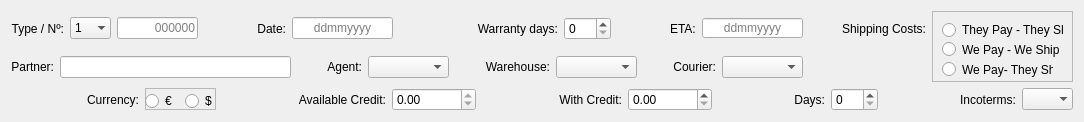
  <widget class="QWidget" name="layoutWidget">
   <property name="geometry">
    <rect>
     <x>61</x>
     <y>63</y>
     <width>1084</width>
     <height>104</height>
    </rect>
   </property>
   <layout class="QGridLayout" name="gridLayout_6">
    <item row="0" column="2">
     <widget class="QLabel" name="label_9">
      <property name="text">
       <string>Shipping Costs:</string>
      </property>
      <property name="alignment">
       <set>Qt::AlignRight|Qt::AlignTrailing|Qt::AlignVCenter</set>
      </property>
     </widget>
    </item>
    <item row="0" column="0">
     <layout class="QGridLayout" name="gridLayout">
      <item row="0" column="3">
       <spacer name="horizontalSpacer">
        <property name="orientation">
         <enum>Qt::Horizontal</enum>
        </property>
        <property name="sizeHint" stdset="0">
         <size>
          <width>50</width>
          <height>22</height>
         </size>
        </property>
       </spacer>
      </item>
      <item row="0" column="7">
       <widget class="QLabel" name="label_16">
        <property name="text">
         <string>Warranty days:</string>
        </property>
        <property name="alignment">
         <set>Qt::AlignRight|Qt::AlignTrailing|Qt::AlignVCenter</set>
        </property>
       </widget>
      </item>
      <item row="0" column="6">
       <spacer name="horizontalSpacer_11">
        <property name="orientation">
         <enum>Qt::Horizontal</enum>
        </property>
        <property name="sizeHint" stdset="0">
         <size>
          <width>78</width>
          <height>20</height>
         </size>
        </property>
       </spacer>
      </item>
      <item row="0" column="5">
       <widget class="QLineEdit" name="date_line_edit">
        <property name="minimumSize">
         <size>
          <width>101</width>
          <height>22</height>
         </size>
        </property>
        <property name="maximumSize">
         <size>
          <width>101</width>
          <height>22</height>
         </size>
        </property>
        <property name="text">
         <string/>
        </property>
        <property name="alignment">
         <set>Qt::AlignCenter</set>
        </property>
        <property name="placeholderText">
         <string>ddmmyyyy</string>
        </property>
       </widget>
      </item>
      <item row="0" column="2">
       <widget class="QLineEdit" name="number_line_edit">
        <property name="minimumSize">
         <size>
          <width>81</width>
          <height>20</height>
         </size>
        </property>
        <property name="maximumSize">
         <size>
          <width>81</width>
          <height>22</height>
         </size>
        </property>
        <property name="layoutDirection">
         <enum>Qt::LeftToRight</enum>
        </property>
        <property name="alignment">
         <set>Qt::AlignRight|Qt::AlignTrailing|Qt::AlignVCenter</set>
        </property>
        <property name="readOnly">
         <bool>true</bool>
        </property>
        <property name="placeholderText">
         <string>000000</string>
        </property>
       </widget>
      </item>
      <item row="0" column="4">
       <widget class="QLabel" name="label_3">
        <property name="text">
         <string>Date:</string>
        </property>
        <property name="alignment">
         <set>Qt::AlignRight|Qt::AlignTrailing|Qt::AlignVCenter</set>
        </property>
       </widget>
      </item>
      <item row="0" column="1">
       <widget class="QComboBox" name="type_combo_box">
        <property name="minimumSize">
         <size>
          <width>41</width>
          <height>22</height>
         </size>
        </property>
        <property name="maximumSize">
         <size>
          <width>41</width>
          <height>22</height>
         </size>
        </property>
        <property name="frame">
         <bool>false</bool>
        </property>
        <item>
         <property name="text">
          <string>1</string>
         </property>
        </item>
        <item>
         <property name="text">
          <string>2</string>
         </property>
        </item>
        <item>
         <property name="text">
          <string>3</string>
         </property>
        </item>
        <item>
         <property name="text">
          <string>4</string>
         </property>
        </item>
        <item>
         <property name="text">
          <string>5</string>
         </property>
        </item>
        <item>
         <property name="text">
          <string>6</string>
         </property>
        </item>
       </widget>
      </item>
      <item row="0" column="11">
       <widget class="QLineEdit" name="eta_line_edit">
        <property name="minimumSize">
         <size>
          <width>101</width>
          <height>20</height>
         </size>
        </property>
        <property name="maximumSize">
         <size>
          <width>101</width>
          <height>20</height>
         </size>
        </property>
        <property name="alignment">
         <set>Qt::AlignCenter</set>
        </property>
        <property name="placeholderText">
         <string>ddmmyyyy</string>
        </property>
       </widget>
      </item>
      <item row="0" column="9">
       <spacer name="horizontalSpacer_12">
        <property name="orientation">
         <enum>Qt::Horizontal</enum>
        </property>
        <property name="sizeHint" stdset="0">
         <size>
          <width>18</width>
          <height>13</height>
         </size>
        </property>
       </spacer>
      </item>
      <item row="0" column="8">
       <widget class="QSpinBox" name="warranty_spinbox">
        <property name="maximum">
         <number>365</number>
        </property>
       </widget>
      </item>
      <item row="0" column="10">
       <widget class="QLabel" name="label_27">
        <property name="text">
         <string>ETA:</string>
        </property>
       </widget>
      </item>
      <item row="0" column="0">
       <widget class="QLabel" name="label_2">
        <property name="layoutDirection">
         <enum>Qt::LeftToRight</enum>
        </property>
        <property name="text">
         <string>Type / Nº:</string>
        </property>
        <property name="alignment">
         <set>Qt::AlignRight|Qt::AlignTrailing|Qt::AlignVCenter</set>
        </property>
       </widget>
      </item>
     </layout>
    </item>
    <item row="0" column="3" rowspan="2">
     <widget class="QFrame" name="frame">
      <property name="minimumSize">
       <size>
        <width>141</width>
        <height>71</height>
       </size>
      </property>
      <property name="maximumSize">
       <size>
        <width>141</width>
        <height>71</height>
       </size>
      </property>
      <property name="frameShape">
       <enum>QFrame::StyledPanel</enum>
      </property>
      <property name="frameShadow">
       <enum>QFrame::Raised</enum>
      </property>
      <widget class="QRadioButton" name="they_pay_they_ship_shipping_radio_button">
       <property name="geometry">
        <rect>
         <x>10</x>
         <y>10</y>
         <width>121</width>
         <height>18</height>
        </rect>
       </property>
       <property name="text">
        <string>They Pay - They Ship</string>
       </property>
      </widget>
      <widget class="QRadioButton" name="we_pay_we_ship_shipping_radio_button">
       <property name="geometry">
        <rect>
         <x>10</x>
         <y>30</y>
         <width>121</width>
         <height>17</height>
        </rect>
       </property>
       <property name="text">
        <string>We Pay - We Ship</string>
       </property>
      </widget>
      <widget class="QRadioButton" name="we_pay_they_ship_shipping_radio_button">
       <property name="geometry">
        <rect>
         <x>10</x>
         <y>50</y>
         <width>111</width>
         <height>17</height>
        </rect>
       </property>
       <property name="text">
        <string>We Pay- They Ship</string>
       </property>
      </widget>
     </widget>
    </item>
    <item row="2" column="0" colspan="4">
     <layout class="QGridLayout" name="gridLayout_3">
      <item row="0" column="9">
       <spacer name="horizontalSpacer_9">
        <property name="orientation">
         <enum>Qt::Horizontal</enum>
        </property>
        <property name="sizeHint" stdset="0">
         <size>
          <width>30</width>
          <height>22</height>
         </size>
        </property>
       </spacer>
      </item>
      <item row="0" column="8">
       <widget class="QDoubleSpinBox" name="with_credit_spinbox">
        <property name="maximum">
         <double>99999999.000000000000000</double>
        </property>
       </widget>
      </item>
      <item row="0" column="12">
       <spacer name="horizontalSpacer_10">
        <property name="orientation">
         <enum>Qt::Horizontal</enum>
        </property>
        <property name="sizeHint" stdset="0">
         <size>
          <width>30</width>
          <height>22</height>
         </size>
        </property>
       </spacer>
      </item>
      <item row="0" column="11">
       <widget class="QSpinBox" name="days_credit_spinbox">
        <property name="maximum">
         <number>999</number>
        </property>
       </widget>
      </item>
      <item row="0" column="10">
       <widget class="QLabel" name="label_14">
        <property name="text">
         <string>Days:</string>
        </property>
        <property name="alignment">
         <set>Qt::AlignRight|Qt::AlignTrailing|Qt::AlignVCenter</set>
        </property>
       </widget>
      </item>
      <item row="0" column="6">
       <spacer name="horizontalSpacer_8">
        <property name="orientation">
         <enum>Qt::Horizontal</enum>
        </property>
        <property name="sizeHint" stdset="0">
         <size>
          <width>30</width>
          <height>22</height>
         </size>
        </property>
       </spacer>
      </item>
      <item row="0" column="13">
       <widget class="QLabel" name="label_11">
        <property name="text">
         <string>Incoterms:</string>
        </property>
        <property name="alignment">
         <set>Qt::AlignRight|Qt::AlignTrailing|Qt::AlignVCenter</set>
        </property>
       </widget>
      </item>
      <item row="0" column="7">
       <widget class="QLabel" name="label_13">
        <property name="text">
         <string>With Credit:</string>
        </property>
        <property name="alignment">
         <set>Qt::AlignRight|Qt::AlignTrailing|Qt::AlignVCenter</set>
        </property>
       </widget>
      </item>
      <item row="0" column="5">
       <widget class="QDoubleSpinBox" name="available_credit_spinbox">
        <property name="readOnly">
         <bool>true</bool>
        </property>
        <property name="decimals">
         <number>2</number>
        </property>
        <property name="maximum">
         <double>99999999.000000000000000</double>
        </property>
       </widget>
      </item>
      <item row="0" column="14">
       <widget class="QComboBox" name="incoterms_combo_box">
        <property name="minimumSize">
         <size>
          <width>51</width>
          <height>22</height>
         </size>
        </property>
        <property name="maximumSize">
         <size>
          <width>51</width>
          <height>22</height>
         </size>
        </property>
        <property name="editable">
         <bool>false</bool>
        </property>
        <property name="iconSize">
         <size>
          <width>16</width>
          <height>16</height>
         </size>
        </property>
        <property name="frame">
         <bool>false</bool>
        </property>
        <item>
         <property name="text">
          <string/>
         </property>
        </item>
        <item>
         <property name="text">
          <string>EXW</string>
         </property>
        </item>
        <item>
         <property name="text">
          <string>FOB</string>
         </property>
        </item>
        <item>
         <property name="text">
          <string>CIF</string>
         </property>
        </item>
        <item>
         <property name="text">
          <string>CIP</string>
         </property>
        </item>
        <item>
         <property name="text">
          <string>DAP</string>
         </property>
        </item>
        <item>
         <property name="text">
          <string>DAT</string>
         </property>
        </item>
       </widget>
      </item>
      <item row="0" column="0">
       <spacer name="horizontalSpacer_6">
        <property name="orientation">
         <enum>Qt::Horizontal</enum>
        </property>
        <property name="sizeHint" stdset="0">
         <size>
          <width>30</width>
          <height>22</height>
         </size>
        </property>
       </spacer>
      </item>
      <item row="0" column="1">
       <widget class="QLabel" name="label_10">
        <property name="text">
         <string>Currency:</string>
        </property>
        <property name="alignment">
         <set>Qt::AlignRight|Qt::AlignTrailing|Qt::AlignVCenter</set>
        </property>
       </widget>
      </item>
      <item row="0" column="4">
       <widget class="QLabel" name="label_12">
        <property name="text">
         <string>Available Credit:</string>
        </property>
        <property name="alignment">
         <set>Qt::AlignRight|Qt::AlignTrailing|Qt::AlignVCenter</set>
        </property>
       </widget>
      </item>
      <item row="0" column="3">
       <spacer name="horizontalSpacer_7">
        <property name="orientation">
         <enum>Qt::Horizontal</enum>
        </property>
        <property name="sizeHint" stdset="0">
         <size>
          <width>30</width>
          <height>22</height>
         </size>
        </property>
       </spacer>
      </item>
      <item row="0" column="2">
       <widget class="QFrame" name="frame_2">
        <property name="minimumSize">
         <size>
          <width>71</width>
          <height>22</height>
         </size>
        </property>
        <property name="maximumSize">
         <size>
          <width>71</width>
          <height>22</height>
         </size>
        </property>
        <property name="frameShape">
         <enum>QFrame::StyledPanel</enum>
        </property>
        <property name="frameShadow">
         <enum>QFrame::Raised</enum>
        </property>
        <widget class="QRadioButton" name="eur_radio_button">
         <property name="geometry">
          <rect>
           <x>0</x>
           <y>4</y>
           <width>31</width>
           <height>18</height>
          </rect>
         </property>
         <property name="text">
          <string>€</string>
         </property>
        </widget>
        <widget class="QRadioButton" name="usd_radio_button">
         <property name="geometry">
          <rect>
           <x>40</x>
           <y>4</y>
           <width>31</width>
           <height>18</height>
          </rect>
         </property>
         <property name="text">
          <string>$</string>
         </property>
        </widget>
       </widget>
      </item>
     </layout>
    </item>
    <item row="1" column="0">
     <layout class="QGridLayout" name="gridLayout_2">
      <item row="0" column="8">
       <spacer name="horizontalSpacer_4">
        <property name="orientation">
         <enum>Qt::Horizontal</enum>
        </property>
        <property name="sizeHint" stdset="0">
         <size>
          <width>30</width>
          <height>22</height>
         </size>
        </property>
       </spacer>
      </item>
      <item row="0" column="9">
       <widget class="QLabel" name="label_8">
        <property name="text">
         <string>Courier:</string>
        </property>
        <property name="alignment">
         <set>Qt::AlignRight|Qt::AlignTrailing|Qt::AlignVCenter</set>
        </property>
       </widget>
      </item>
      <item row="0" column="10">
       <widget class="QComboBox" name="courier_combobox">
        <property name="minimumSize">
         <size>
          <width>81</width>
          <height>22</height>
         </size>
        </property>
        <property name="maximumSize">
         <size>
          <width>81</width>
          <height>22</height>
         </size>
        </property>
       </widget>
      </item>
      <item row="0" column="3">
       <widget class="QLabel" name="label_5">
        <property name="text">
         <string>Agent:</string>
        </property>
        <property name="alignment">
         <set>Qt::AlignRight|Qt::AlignTrailing|Qt::AlignVCenter</set>
        </property>
       </widget>
      </item>
      <item row="0" column="2">
       <spacer name="horizontalSpacer_2">
        <property name="orientation">
         <enum>Qt::Horizontal</enum>
        </property>
        <property name="sizeHint" stdset="0">
         <size>
          <width>30</width>
          <height>22</height>
         </size>
        </property>
       </spacer>
      </item>
      <item row="0" column="0">
       <widget class="QLabel" name="label_4">
        <property name="text">
         <string>Partner:</string>
        </property>
        <property name="alignment">
         <set>Qt::AlignRight|Qt::AlignTrailing|Qt::AlignVCenter</set>
        </property>
       </widget>
      </item>
      <item row="0" column="1">
       <widget class="QLineEdit" name="partner_line_edit">
        <property name="minimumSize">
         <size>
          <width>231</width>
          <height>22</height>
         </size>
        </property>
        <property name="maximumSize">
         <size>
          <width>231</width>
          <height>22</height>
         </size>
        </property>
       </widget>
      </item>
      <item row="0" column="6">
       <widget class="QLabel" name="label_6">
        <property name="text">
         <string>Warehouse:</string>
        </property>
        <property name="alignment">
         <set>Qt::AlignRight|Qt::AlignTrailing|Qt::AlignVCenter</set>
        </property>
       </widget>
      </item>
      <item row="0" column="4">
       <widget class="QComboBox" name="agent_combobox">
        <property name="minimumSize">
         <size>
          <width>81</width>
          <height>22</height>
         </size>
        </property>
        <property name="maximumSize">
         <size>
          <width>81</width>
          <height>22</height>
         </size>
        </property>
       </widget>
      </item>
      <item row="0" column="5">
       <spacer name="horizontalSpacer_3">
        <property name="orientation">
         <enum>Qt::Horizontal</enum>
        </property>
        <property name="sizeHint" stdset="0">
         <size>
          <width>30</width>
          <height>22</height>
         </size>
        </property>
       </spacer>
      </item>
      <item row="0" column="7">
       <widget class="QComboBox" name="warehouse_combobox">
        <property name="minimumSize">
         <size>
          <width>81</width>
          <height>22</height>
         </size>
        </property>
        <property name="maximumSize">
         <size>
          <width>81</width>
          <height>22</height>
         </size>
        </property>
       </widget>
      </item>
     </layout>
    </item>
    <item row="1" column="1">
     <spacer name="horizontalSpacer_5">
      <property name="orientation">
       <enum>Qt::Horizontal</enum>
      </property>
      <property name="sizeHint" stdset="0">
       <size>
        <width>18</width>
        <height>13</height>
       </size>
      </property>
     </spacer>
    </item>
   </layout>
  </widget>
